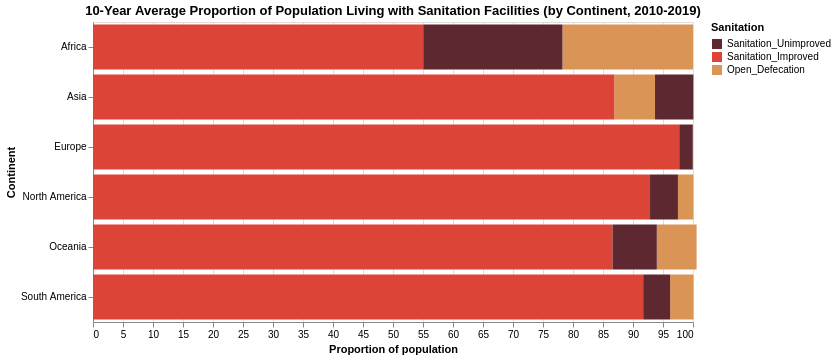

Write a Vega-Lite specification for this figure.
### Vega-Lite specification from a JSON file in a GitHub repository (floating-point values rounded to 4 significant figures)
{"config": {"view": {"continuousWidth": 400, "continuousHeight": 300}}, "data": {"name": "data-c92cf3b2745a0042fa5ea6a286c42649"}, "mark": "bar", "encoding": {"color": {"type": "ordinal", "field": "Sanitation", "legend": {"title": "Sanitation"}, "scale": {"domain": ["Sanitation_Unimproved", "Sanitation_Improved", "Open_Defecation"], "range": ["#5E2830", "#DB4437", "#D99456"]}}, "order": {"type": "quantitative", "field": "Proportion", "sort": "descending"}, "tooltip": [{"type": "nominal", "field": "Continent", "title": "Continent"}, {"type": "nominal", "field": "Sanitation", "title": "Sanitation"}, {"type": "quantitative", "field": "Proportion", "title": "Proportion of population (%)"}], "x": {"type": "quantitative", "axis": {"title": "Proportion of population"}, "field": "Proportion", "scale": {"domain": [0, 100]}}, "y": {"type": "nominal", "axis": {"title": "Continent"}, "field": "Continent"}}, "height": 300, "title": "10-Year Average Proportion of Population Living with Sanitation Facilities (by Continent, 2010-2019)", "width": 600, "$schema": "https://vega.github.io/schema/vega-lite/v4.8.1.json", "datasets": {"data-c92cf3b2745a0042fa5ea6a286c42649": [{"Continent": "Africa", "Sanitation": "Open_Defecation", "Proportion": 21.76}, {"Continent": "Asia", "Sanitation": "Open_Defecation", "Proportion": 6.77}, {"Continent": "Europe", "Sanitation": "Open_Defecation", "Proportion": 0.03}, {"Continent": "North America", "Sanitation": "Open_Defecation", "Proportion": 2.57}, {"Continent": "Oceania", "Sanitation": "Open_Defecation", "Proportion": 6.63}, {"Continent": "South America", "Sanitation": "Open_Defecation", "Proportion": 3.88}, {"Continent": "Africa", "Sanitation": "Sanitation_Improved", "Proportion": 55.05}, {"Continent": "Asia", "Sanitation": "Sanitation_Improved", "Proportion": 86.9}, {"Continent": "Europe", "Sanitation": "Sanitation_Improved", "Proportion": 97.71}, {"Continent": "North America", "Sanitation": "Sanitation_Improved", "Proportion": 92.84}, {"Continent": "Oceania", "Sanitation": "Sanitation_Improved", "Proportion": 86.6}, {"Continent": "South America", "Sanitation": "Sanitation_Improved", "Proportion": 91.7}, {"Continent": "Africa", "Sanitation": "Sanitation_Unimproved", "Proportion": 23.19}, {"Continent": "Asia", "Sanitation": "Sanitation_Unimproved", "Proportion": 6.39}, {"Continent": "Europe", "Sanitation": "Sanitation_Unimproved", "Proportion": 2.25}, {"Continent": "North America", "Sanitation": "Sanitation_Unimproved", "Proportion": 4.65}, {"Continent": "Oceania", "Sanitation": "Sanitation_Unimproved", "Proportion": 7.37}, {"Continent": "South America", "Sanitation": "Sanitation_Unimproved", "Proportion": 4.49}]}}
